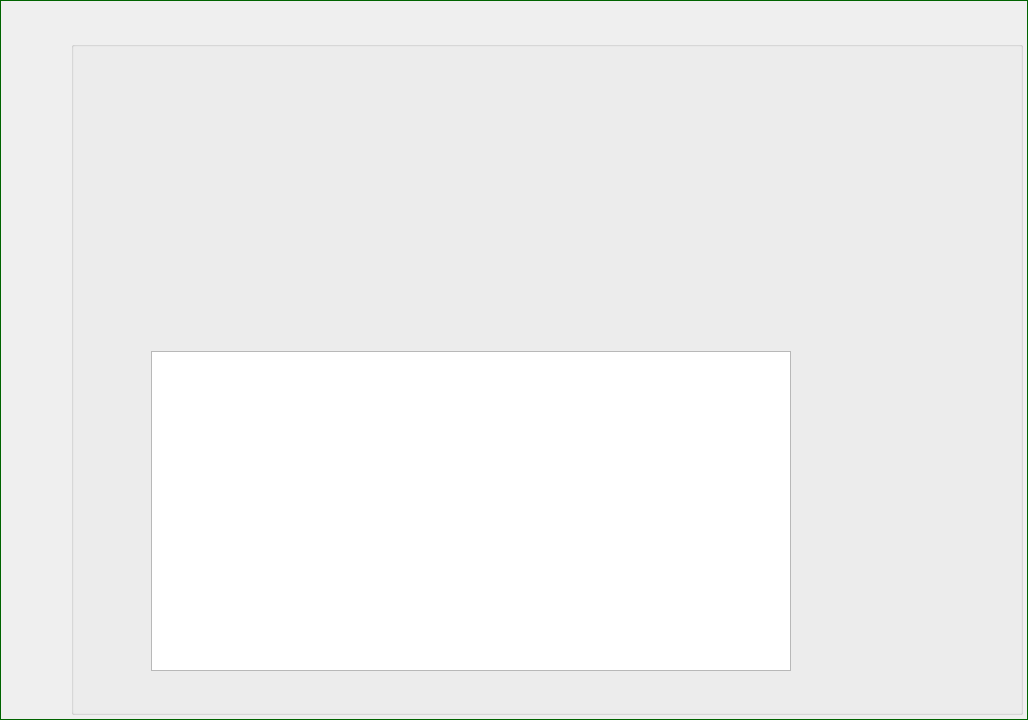
<?xml version="1.0" encoding="UTF-8"?>
<ui version="4.0">
 <class>MainWindow</class>
 <widget class="QMainWindow" name="MainWindow">
  <property name="enabled">
   <bool>true</bool>
  </property>
  <property name="geometry">
   <rect>
    <x>0</x>
    <y>0</y>
    <width>1028</width>
    <height>720</height>
   </rect>
  </property>
  <property name="sizePolicy">
   <sizepolicy hsizetype="Fixed" vsizetype="Preferred">
    <horstretch>0</horstretch>
    <verstretch>0</verstretch>
   </sizepolicy>
  </property>
  <property name="maximumSize">
   <size>
    <width>100000</width>
    <height>100000</height>
   </size>
  </property>
  <property name="windowTitle">
   <string>QMQTT</string>
  </property>
  <property name="windowOpacity">
   <double>1.000000000000000</double>
  </property>
  <property name="autoFillBackground">
   <bool>true</bool>
  </property>
  <property name="styleSheet">
   <string notr="true"/>
  </property>
  <widget class="QWidget" name="centralWidget">
   <property name="enabled">
    <bool>true</bool>
   </property>
   <property name="layoutDirection">
    <enum>Qt::LeftToRight</enum>
   </property>
   <property name="autoFillBackground">
    <bool>false</bool>
   </property>
   <property name="styleSheet">
    <string notr="true">#centralWidget{
background-image: url(:/new/prefix/shanshui.jpg);
border:1px solid darkgreen;
}</string>
   </property>
   <layout class="QGridLayout" name="gridLayout_2">
    <property name="leftMargin">
     <number>5</number>
    </property>
    <property name="topMargin">
     <number>5</number>
    </property>
    <property name="rightMargin">
     <number>5</number>
    </property>
    <property name="bottomMargin">
     <number>5</number>
    </property>
    <property name="spacing">
     <number>6</number>
    </property>
    <item row="2" column="0">
     <spacer name="verticalSpacer">
      <property name="orientation">
       <enum>Qt::Vertical</enum>
      </property>
      <property name="sizeHint" stdset="0">
       <size>
        <width>20</width>
        <height>495</height>
       </size>
      </property>
     </spacer>
    </item>
    <item row="1" column="0">
     <layout class="QVBoxLayout" name="verticalLayout_2">
      <property name="spacing">
       <number>6</number>
      </property>
      <property name="topMargin">
       <number>10</number>
      </property>
      <item>
       <widget class="QPushButton" name="pushButtonConnect">
        <property name="enabled">
         <bool>true</bool>
        </property>
        <property name="minimumSize">
         <size>
          <width>60</width>
          <height>60</height>
         </size>
        </property>
        <property name="styleSheet">
         <string notr="true">QPushButton
{
	border:none;
	image: url(:/new/prefix/zhujiemian.png);
}

QPushButton:hover
{
	
	image: url(:/new/prefix/zhujiemian2.png);
}</string>
        </property>
        <property name="text">
         <string/>
        </property>
       </widget>
      </item>
      <item>
       <widget class="QPushButton" name="pushButtonSubscribe">
        <property name="enabled">
         <bool>false</bool>
        </property>
        <property name="minimumSize">
         <size>
          <width>60</width>
          <height>60</height>
         </size>
        </property>
        <property name="styleSheet">
         <string notr="true">QPushButton
{
	border:none;
	image: url(:/new/prefix/dingyue.png);
}
QPushButton:hover
{
	
	image: url(:/new/prefix/dingyuejiemian2.png);
}</string>
        </property>
        <property name="text">
         <string/>
        </property>
       </widget>
      </item>
      <item>
       <widget class="QPushButton" name="pushButtonPusblish">
        <property name="enabled">
         <bool>false</bool>
        </property>
        <property name="minimumSize">
         <size>
          <width>60</width>
          <height>60</height>
         </size>
        </property>
        <property name="styleSheet">
         <string notr="true">QPushButton
{
	border:none;
	
	image: url(:/new/prefix/kongzhi.png);
}
QPushButton:hover
{
	
	image: url(:/new/prefix/kongzhijiemian2.png);
}</string>
        </property>
        <property name="text">
         <string/>
        </property>
       </widget>
      </item>
      <item>
       <widget class="QPushButton" name="baoButton">
        <property name="enabled">
         <bool>false</bool>
        </property>
        <property name="minimumSize">
         <size>
          <width>60</width>
          <height>60</height>
         </size>
        </property>
        <property name="styleSheet">
         <string notr="true">QPushButton
{
	border:none;
	
	image: url(:/new/prefix/jiance.png);
}
QPushButton:hover
{
	
	image: url(:/new/prefix/jiancejiemian2.png);
}</string>
        </property>
        <property name="text">
         <string/>
        </property>
       </widget>
      </item>
      <item>
       <widget class="QPushButton" name="pushButtonClear">
        <property name="minimumSize">
         <size>
          <width>60</width>
          <height>60</height>
         </size>
        </property>
        <property name="styleSheet">
         <string notr="true">QPushButton
{
	border:none;
	
	image: url(:/new/prefix/qingchu1.png);
}
QPushButton:hover
{
	
	image: url(:/new/prefix/qingchu2.png);
}</string>
        </property>
        <property name="text">
         <string/>
        </property>
       </widget>
      </item>
      <item>
       <widget class="QPushButton" name="pushButtonQuit">
        <property name="minimumSize">
         <size>
          <width>60</width>
          <height>60</height>
         </size>
        </property>
        <property name="styleSheet">
         <string notr="true">QPushButton
{
	border:none;
	
	image: url(:/new/prefix/tuichu.png);
}
QPushButton:hover
{
	
	image: url(:/new/prefix/tuichu2.png);
}</string>
        </property>
        <property name="text">
         <string/>
        </property>
       </widget>
      </item>
      <item>
       <widget class="QPushButton" name="pushButtonAbout">
        <property name="minimumSize">
         <size>
          <width>60</width>
          <height>60</height>
         </size>
        </property>
        <property name="styleSheet">
         <string notr="true">QPushButton
{
	border:none;
	
	image: url(:/new/prefix/guanyu.png);
}
QPushButton:hover
{
	
	image: url(:/new/prefix/guanyu2.png);
}</string>
        </property>
        <property name="text">
         <string/>
        </property>
       </widget>
      </item>
     </layout>
    </item>
    <item row="1" column="1" rowspan="2">
     <layout class="QVBoxLayout" name="verticalLayout" stretch="0">
      <item>
       <widget class="QGroupBox" name="groupBox">
        <property name="sizePolicy">
         <sizepolicy hsizetype="MinimumExpanding" vsizetype="Preferred">
          <horstretch>0</horstretch>
          <verstretch>0</verstretch>
         </sizepolicy>
        </property>
        <property name="styleSheet">
         <string notr="true"/>
        </property>
        <property name="title">
         <string/>
        </property>
        <widget class="QStackedWidget" name="stackedWidget">
         <property name="geometry">
          <rect>
           <x>20</x>
           <y>10</y>
           <width>721</width>
           <height>291</height>
          </rect>
         </property>
         <property name="minimumSize">
          <size>
           <width>0</width>
           <height>180</height>
          </size>
         </property>
         <property name="maximumSize">
          <size>
           <width>16777215</width>
           <height>300</height>
          </size>
         </property>
         <property name="styleSheet">
          <string notr="true"/>
         </property>
         <property name="currentIndex">
          <number>0</number>
         </property>
         <widget class="ConnForm" name="conForm"/>
         <widget class="PubForm" name="pubForm"/>
         <widget class="SubForm" name="subForm"/>
         <widget class="Form" name="baoForm"/>
        </widget>
        <widget class="QTextBrowser" name="logConsole">
         <property name="geometry">
          <rect>
           <x>80</x>
           <y>310</y>
           <width>640</width>
           <height>320</height>
          </rect>
         </property>
         <property name="styleSheet">
          <string notr="true">background-image: url(:/new/prefix/log2.jpg);</string>
         </property>
        </widget>
       </widget>
      </item>
     </layout>
    </item>
    <item row="0" column="0" colspan="2">
     <widget class="WindowTitleBar" name="widget" native="true">
      <property name="minimumSize">
       <size>
        <width>1010</width>
        <height>30</height>
       </size>
      </property>
     </widget>
    </item>
   </layout>
  </widget>
  <action name="actionQuit">
   <property name="text">
    <string>Quit</string>
   </property>
  </action>
  <action name="actionAbout">
   <property name="text">
    <string>About</string>
   </property>
  </action>
 </widget>
 <layoutdefault spacing="6" margin="11"/>
 <customwidgets>
  <customwidget>
   <class>PubForm</class>
   <extends>QWidget</extends>
   <header location="global">pubform.h</header>
   <container>1</container>
  </customwidget>
  <customwidget>
   <class>SubForm</class>
   <extends>QWidget</extends>
   <header location="global">subform.h</header>
   <container>1</container>
  </customwidget>
  <customwidget>
   <class>ConnForm</class>
   <extends>QWidget</extends>
   <header location="global">connform.h</header>
   <container>1</container>
  </customwidget>
  <customwidget>
   <class>Form</class>
   <extends>QWidget</extends>
   <header location="global">form.h</header>
   <container>1</container>
  </customwidget>
  <customwidget>
   <class>WindowTitleBar</class>
   <extends>QWidget</extends>
   <header>windowtitlebar.h</header>
   <container>1</container>
  </customwidget>
 </customwidgets>
 <resources/>
 <connections/>
</ui>
